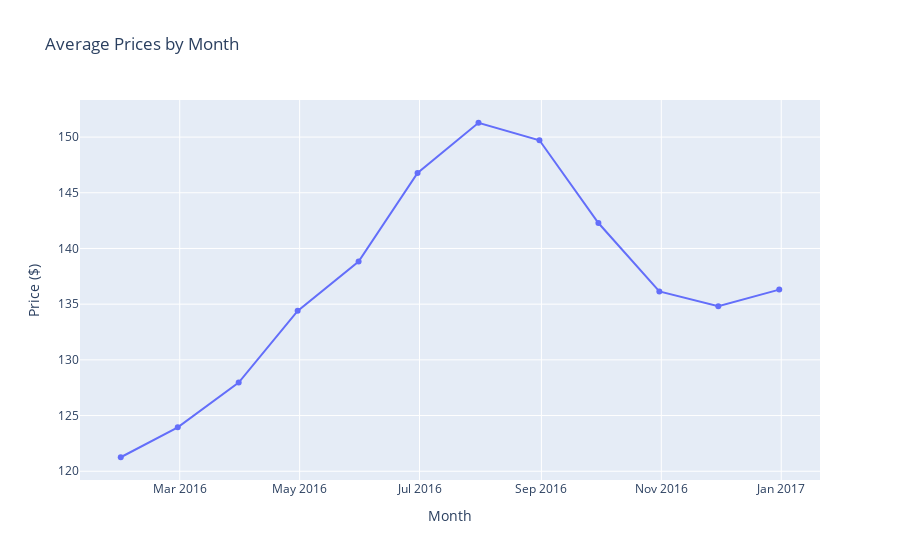

The code cell stored with this chart in its notebook:
### Code cell
trace = go.Scatter(
    x = df_calendar2.index[:-1],
    y = df_calendar2.price[:-1]
)
layout = go.Layout(
    title = "Average Prices by Month",
    xaxis = dict(title = 'Month'),
    yaxis = dict(title = 'Price ($)')
)
data = [trace]
figure = go.Figure(data = data, layout = layout)
offline.iplot(figure)

### Figure 1 — Plotly figure (JSON) as saved in the notebook; plotly's stock layout.template omitted (floating-point values rounded to 4 significant figures)
{"data": [{"type": "scatter", "x": ["2016-01-31T00:00:00", "2016-02-29T00:00:00", "2016-03-31T00:00:00", "2016-04-30T00:00:00", "2016-05-31T00:00:00", "2016-06-30T00:00:00", "2016-07-31T00:00:00", "2016-08-31T00:00:00", "2016-09-30T00:00:00", "2016-10-31T00:00:00", "2016-11-30T00:00:00", "2016-12-31T00:00:00"], "y": [121.3, 123.9, 128.0, 134.4, 138.8, 146.8, 151.3, 149.7, 142.3, 136.1, 134.8, 136.3]}], "layout": {"title": {"text": "Average Prices by Month"}, "xaxis": {"title": {"text": "Month"}}, "yaxis": {"title": {"text": "Price ($)"}}}}
